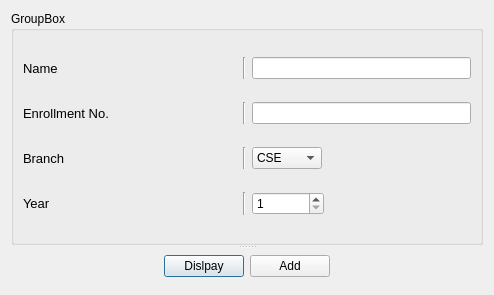
<?xml version="1.0" encoding="UTF-8"?>
<ui version="4.0">
 <class>Dialog</class>
 <widget class="QDialog" name="Dialog">
  <property name="geometry">
   <rect>
    <x>0</x>
    <y>0</y>
    <width>494</width>
    <height>295</height>
   </rect>
  </property>
  <property name="minimumSize">
   <size>
    <width>494</width>
    <height>289</height>
   </size>
  </property>
  <property name="maximumSize">
   <size>
    <width>494</width>
    <height>295</height>
   </size>
  </property>
  <property name="windowTitle">
   <string>Dialog</string>
  </property>
  <layout class="QGridLayout" name="gridLayout">
   <item row="0" column="0">
    <widget class="QSplitter" name="splitter">
     <property name="orientation">
      <enum>Qt::Vertical</enum>
     </property>
     <widget class="QWidget" name="layoutWidget">
      <layout class="QVBoxLayout" name="verticalLayout_2">
       <item>
        <widget class="QGroupBox" name="groupBox">
         <property name="title">
          <string>GroupBox</string>
         </property>
         <layout class="QHBoxLayout" name="horizontalLayout">
          <item>
           <layout class="QGridLayout" name="gridLayout_2">
            <item row="3" column="1">
             <widget class="Line" name="line_6">
              <property name="orientation">
               <enum>Qt::Vertical</enum>
              </property>
             </widget>
            </item>
            <item row="0" column="1">
             <widget class="Line" name="line_3">
              <property name="orientation">
               <enum>Qt::Vertical</enum>
              </property>
             </widget>
            </item>
            <item row="3" column="2" alignment="Qt::AlignLeft">
             <widget class="QSpinBox" name="year_Spin">
              <property name="minimumSize">
               <size>
                <width>72</width>
                <height>0</height>
               </size>
              </property>
              <property name="minimum">
               <number>1</number>
              </property>
              <property name="maximum">
               <number>4</number>
              </property>
             </widget>
            </item>
            <item row="2" column="1">
             <widget class="Line" name="line_5">
              <property name="orientation">
               <enum>Qt::Vertical</enum>
              </property>
             </widget>
            </item>
            <item row="0" column="0">
             <widget class="QLabel" name="label">
              <property name="minimumSize">
               <size>
                <width>214</width>
                <height>0</height>
               </size>
              </property>
              <property name="font">
               <font>
                <pointsize>10</pointsize>
               </font>
              </property>
              <property name="text">
               <string>Name</string>
              </property>
             </widget>
            </item>
            <item row="2" column="0">
             <widget class="QLabel" name="label_3">
              <property name="minimumSize">
               <size>
                <width>214</width>
                <height>0</height>
               </size>
              </property>
              <property name="font">
               <font>
                <pointsize>10</pointsize>
               </font>
              </property>
              <property name="text">
               <string>Branch</string>
              </property>
             </widget>
            </item>
            <item row="0" column="2" alignment="Qt::AlignLeft">
             <widget class="QLineEdit" name="name">
              <property name="minimumSize">
               <size>
                <width>219</width>
                <height>20</height>
               </size>
              </property>
             </widget>
            </item>
            <item row="1" column="2" alignment="Qt::AlignLeft">
             <widget class="QLineEdit" name="enroll">
              <property name="minimumSize">
               <size>
                <width>219</width>
                <height>0</height>
               </size>
              </property>
             </widget>
            </item>
            <item row="1" column="1">
             <widget class="Line" name="line_4">
              <property name="orientation">
               <enum>Qt::Vertical</enum>
              </property>
             </widget>
            </item>
            <item row="2" column="2" alignment="Qt::AlignLeft">
             <widget class="QComboBox" name="branch_Combo">
              <property name="minimumSize">
               <size>
                <width>70</width>
                <height>0</height>
               </size>
              </property>
              <item>
               <property name="text">
                <string>CSE</string>
               </property>
              </item>
              <item>
               <property name="text">
                <string>IT</string>
               </property>
              </item>
              <item>
               <property name="text">
                <string>MECH</string>
               </property>
              </item>
              <item>
               <property name="text">
                <string>CIVIL</string>
               </property>
              </item>
             </widget>
            </item>
            <item row="1" column="0">
             <widget class="QLabel" name="label_2">
              <property name="minimumSize">
               <size>
                <width>214</width>
                <height>0</height>
               </size>
              </property>
              <property name="font">
               <font>
                <pointsize>10</pointsize>
               </font>
              </property>
              <property name="text">
               <string>Enrollment No.</string>
              </property>
             </widget>
            </item>
            <item row="3" column="0">
             <widget class="QLabel" name="label_4">
              <property name="minimumSize">
               <size>
                <width>214</width>
                <height>0</height>
               </size>
              </property>
              <property name="font">
               <font>
                <pointsize>10</pointsize>
               </font>
              </property>
              <property name="text">
               <string>Year</string>
              </property>
             </widget>
            </item>
           </layout>
          </item>
         </layout>
        </widget>
       </item>
      </layout>
     </widget>
     <widget class="QWidget" name="layoutWidget">
      <layout class="QHBoxLayout" name="horizontalLayout_2">
       <item>
        <spacer name="horizontalSpacer">
         <property name="orientation">
          <enum>Qt::Horizontal</enum>
         </property>
         <property name="sizeHint" stdset="0">
          <size>
           <width>40</width>
           <height>20</height>
          </size>
         </property>
        </spacer>
       </item>
       <item>
        <widget class="QPushButton" name="display_btn">
         <property name="text">
          <string>Dislpay</string>
         </property>
        </widget>
       </item>
       <item>
        <widget class="QPushButton" name="add_btn">
         <property name="text">
          <string>Add</string>
         </property>
        </widget>
       </item>
       <item>
        <spacer name="horizontalSpacer_2">
         <property name="orientation">
          <enum>Qt::Horizontal</enum>
         </property>
         <property name="sizeHint" stdset="0">
          <size>
           <width>40</width>
           <height>20</height>
          </size>
         </property>
        </spacer>
       </item>
      </layout>
     </widget>
    </widget>
   </item>
  </layout>
 </widget>
 <tabstops>
  <tabstop>name</tabstop>
  <tabstop>enroll</tabstop>
  <tabstop>branch_Combo</tabstop>
  <tabstop>year_Spin</tabstop>
  <tabstop>display_btn</tabstop>
  <tabstop>add_btn</tabstop>
 </tabstops>
 <resources/>
 <connections/>
</ui>
